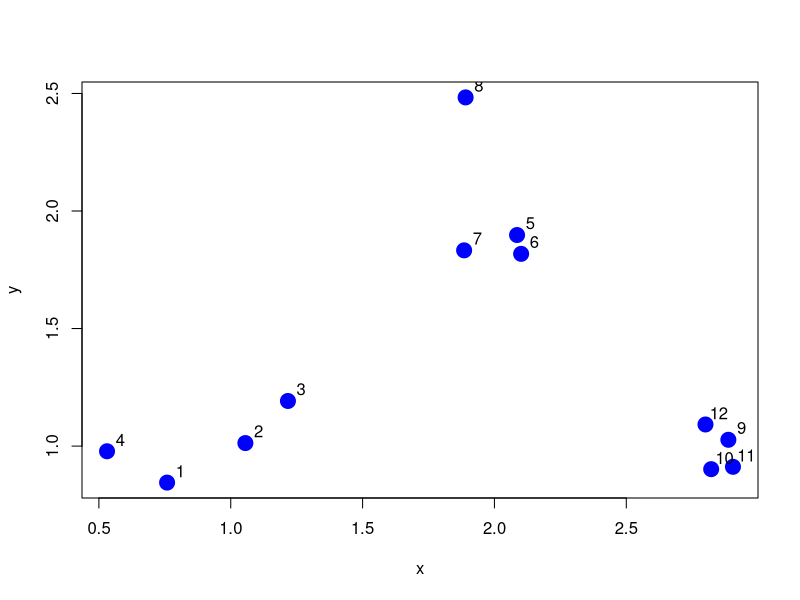
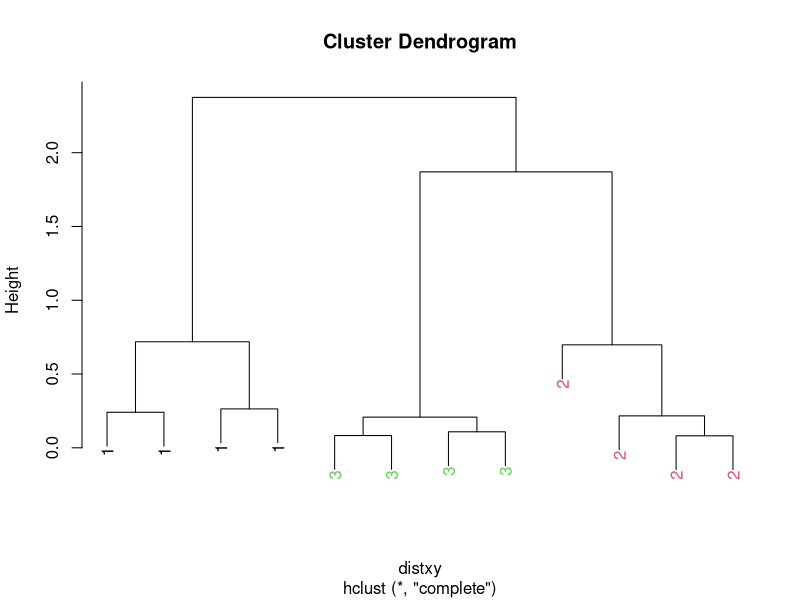
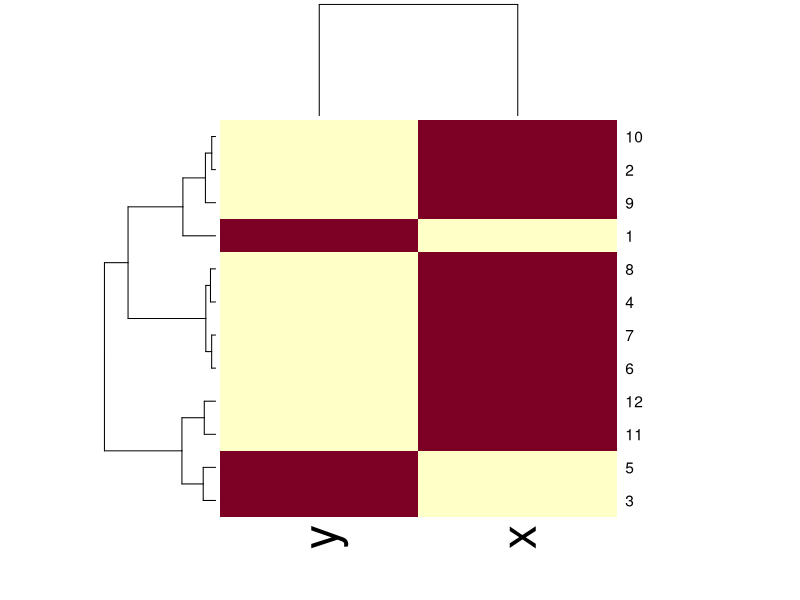

Reproduce these figures in R, in order.
# Hierarchical Clustering (part 2)

# The myplclust function
myplclust <- function( hclust, lab=hclust$labels, lab.col=rep(1,length(hclust$labels)), hang=0.1,...){
        y <- rep(hclust$height,2)
        x <- as.numeric(hclust$merge)
        y <- y[which(x<0)]
        x <- x[which(x<0)]
        x <- abs(x)
        y <- y[order(x)]
        x <- x[order(x)]
        plot( hclust, labels=FALSE, hang=hang, ... )
        text( x=x, y=y[hclust$order]-(max(hclust$height)*hang), labels=lab[hclust$order], col=lab.col[hclust$order], srt=90, adj=c(1,0.5), xpd=NA, ... )}

# Pretty dendograms
set.seed(1234)
x <- rnorm(12, mean = rep(1:3, each = 4), sd = 0.2)        
y <- rnorm(12, mean = rep(c(1, 2, 1), each = 4), sd = 0.2)
plot(x, y, col = "blue", pch = 19, cex = 2)
text(x + 0.05, y + 0.05, labels = as.character(1:12))

dataFrame <- data.frame(x = x, y = y)
distxy <- dist(dataFrame)
hClustering <- hclust(distxy) # Perform hierarchical clustering
myplclust(hClustering, lab = rep(1:3, each = 4), lab.col = rep(1:3, each = 4))

# heatmap()
dataFrame <- data.frame(x = x, y = y)
set.seed(143)
dataMatrix <- as.matrix(dataFrame)[sample(1:12), ] # coerce the dataMatrix into dataFrame and rearrange the rows
dataFrame
dataMatrix 
heatmap(dataMatrix) # heatmap runs hierarchical clustering on rows and columns of the table, reorders columns and the rows according to hierarchical clustering algorithm

